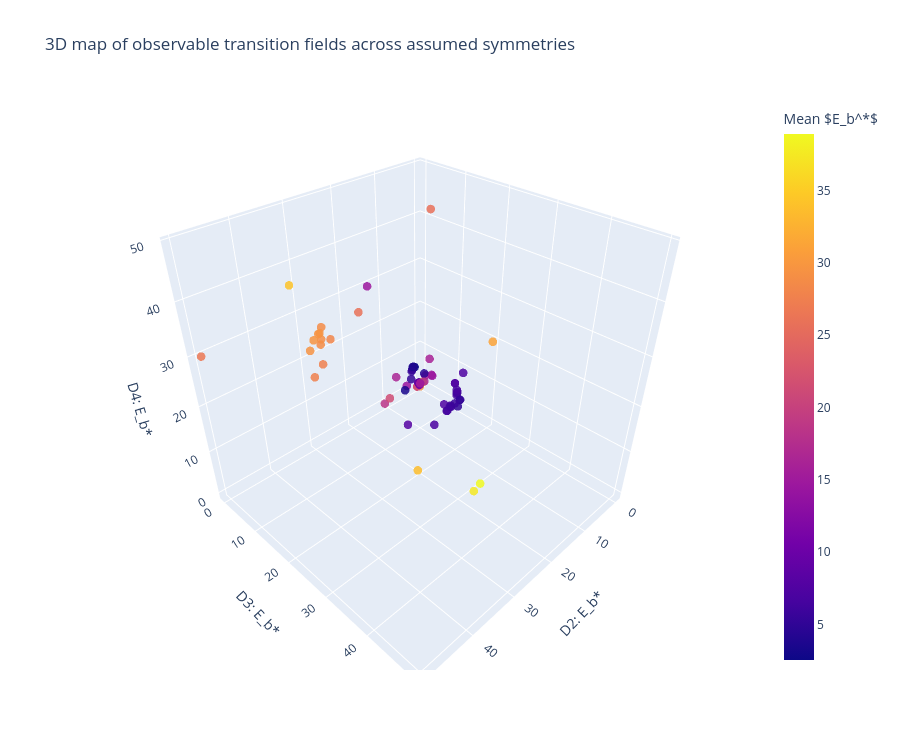

Write notebook code for a chart like this one.
### Code cell
import plotly.express as px
import numpy as np

plot3d_df = transition_df.copy()
plot3d_df = plot3d_df[plot3d_df["status"] == "ok"].copy()

plot3d_df = plot3d_df.dropna(
    subset=["D2_Eb_weighted", "D3_Eb_weighted", "D4_Eb_weighted"]
)

plot3d_df["mean_Eb"] = plot3d_df[
    ["D2_Eb_weighted", "D3_Eb_weighted", "D4_Eb_weighted"]
].mean(axis=1)

fig = px.scatter_3d(
    plot3d_df,
    x="D2_Eb_weighted",
    y="D3_Eb_weighted",
    z="D4_Eb_weighted",
    color="mean_Eb",
    hover_name="formula",
    hover_data={
        "B20": True,
        "B22": True,
        "B40": True,
        "B42": True,
        "B43": True,
        "B44": True,
        "D2_Eb_weighted": ":.3f",
        "D3_Eb_weighted": ":.3f",
        "D4_Eb_weighted": ":.3f",
        "mean_Eb": ":.3f",
    },
    title=r"3D map of observable transition fields across assumed symmetries",
    labels={
        "D2_Eb_weighted": r"$D_2: E_b^*$",
        "D3_Eb_weighted": r"$D_3: E_b^*$",
        "D4_Eb_weighted": r"$D_4: E_b^*$",
        "mean_Eb": r"Mean $E_b^*$",
    },
    width=900,
    height=750,
)

fig.update_traces(marker=dict(size=5, opacity=0.85))

fig.update_layout(
    scene=dict(
        xaxis_title=r"D2: E_b*",
        yaxis_title=r"D3: E_b*",
        zaxis_title=r"D4: E_b*",
    )
)

fig.show()

### Figure 1 — Plotly figure (JSON) as saved in the notebook; plotly's stock layout.template omitted (floating-point values rounded to 4 significant figures; data arrays with more than 128 entries replaced by an {"elided": "..."} marker saying what was removed)
{"data": [{"customdata": {"elided": "68x7 float values"}, "hovertemplate": "<b>%{hovertext}</b><br><br>$D_2: E_b^*$=%{x:.3f}<br>$D_3: E_b^*$=%{y:.3f}<br>$D_4: E_b^*$=%{z:.3f}<br>B20=%{customdata[0]}<br>B22=%{customdata[1]}<br>B40=%{customdata[2]}<br>B42=%{customdata[3]}<br>B43=%{customdata[4]}<br>B44=%{customdata[5]}<br>Mean $E_b^*$=%{marker.color:.3f}<extra></extra>", "hovertext": ["CeIn3", "CeCoIn5", "CeRhIn5", "CeIrIn5", "Ce2CoIn8", "Ce2RhIn8", "Ce2IrIn8", "Ce2PdIn8", "CePt2In7", "CeCu2Si2", "CeCu2Ge2", "CeRu2Si2", "CeRh2Si2", "CePd2Si2", "CeNi2Ge2", "CeAg2Si2", "CeAu2Si2", "CeIr2Si2", "CePt2Si2", "CeCo2Si2", "CeCo2Ge2", "CeRh2Ge2", "CePd2Ge2", "CeAl3", "CeCu6", "CeCu5Au", "CeCu5Ag", "CeB6", "Ce3Bi4Pt3", "Ce3Bi4Pd3", "CeAgSb2", "CeAuSb2", "CeAuBi2", "CeCuSb2", "CeNiSb2", "CePdSb2", "CeCoGe3", "CeRhGe3", "CeIrGe3", "CeCoSi3", "CeRhSi3", "CeIrSi3", "CePtSi3", "CeRuSi3", "CeOsSi3", "CeRhAl4Si2", "CeIrAl4Si2", "CeRhSn", "CeIrSn", "CeNiSn", "CeRuSn", "CeIr3B2", "CeRh3B2", "CeCo3B2", "CeCd3As3", "CePtBi", "CePdBi", "CePd3", "CeSn3", "CeInCu2", "CePdAl", "CeCuAl3", "CeAuAl3", "CePdAl3", "CePtAl3", "CeNiAl4", "CeRu2Al10", "CeFe2Al10"], "legendgroup": "", "marker": {"color": [6.423, 6.429, 3.995, 4.762, 6.24, 3.208, 2.535, 5.461, 3.748, 29.43, 16.08, 14.34, 27.54, 28.81, 15.39, 29.05, 28.2, 29.66, 5.014, 37.56, 25.82, 14.41, 14.58, 33.63, 5.238, 25.96, 28.76, 7.086, 27.61, 38.9, 6.79, 10.83, 7.419, 34.44, 16.37, 31.2, 29.55, 22.0, 21.29, 6.27, 9.389, 9.388, 6.28, 10.9, 9.972, 29.57, 29.51, 6.319, 6.379, 8.013, 16.34, 18.47, 12.73, 15.45, 3.43, 7.631, 7.607, 7.273, 5.319, 6.724, 5.238, 34.22, 4.592, 26.64, 14.72, 21.32, 6.085, 5.807], "coloraxis": "coloraxis", "opacity": 0.85, "size": 5, "symbol": "circle"}, "mode": "markers", "name": "", "scene": "scene", "showlegend": false, "type": "scatter3d", "x": [1.593, 1.787, 3.776, 4.776, 1.775, 2.726, 1.921, 5.667, 3.401, 39.39, 12.97, 16.35, 37.22, 37.32, 14.1, 37.14, 35.36, 38.55, 1.305, 38.42, 13.05, 12.2, 12.38, 39.0, 6.226, 28.38, 36.11, 8.523, 39.03, 38.76, 6.772, 10.96, 5.663, 34.12, 19.07, 21.04, 29.8, 22.62, 21.91, 3.621, 9.599, 9.602, 3.845, 11.1, 10.16, 37.57, 37.32, 4.588, 4.768, 13.3, 15.62, 24.51, 12.73, 15.45, 6.36, 2.476, 2.458, 0.0025, 0.7871, 1.814, 0.601, 41.74, 3.094, 49.81, 14.34, 26.12, 3.474, 2.355], "y": [12.73, 12.73, 1.486, 2.329, 12.73, 0.6638, 0.1638, 3.106, 1.124, 15.45, 15.45, 12.73, 15.45, 15.45, 15.45, 15.45, 15.45, 15.45, 12.73, 48.52, 15.45, 15.45, 15.45, 38.51, 3.477, 14.16, 14.35, 12.73, 15.45, 49.75, 6.597, 10.9, 12.73, 34.68, 12.73, 36.36, 29.73, 21.86, 21.15, 12.73, 9.077, 9.059, 12.73, 10.92, 9.944, 15.45, 15.45, 12.73, 12.73, 9.718, 16.74, 15.45, 12.73, 15.45, 1.698, 12.73, 12.73, 12.73, 12.73, 12.73, 12.73, 15.45, 4.306, 0.00375, 0.00375, 18.67, 12.73, 12.73], "z": [4.942, 4.766, 6.723, 7.18, 4.211, 6.233, 5.519, 7.609, 6.718, 33.44, 19.8, 13.94, 29.94, 33.66, 16.61, 34.56, 33.78, 34.97, 1.004, 25.75, 48.95, 15.59, 15.89, 23.39, 6.01, 35.35, 35.83, 0.0025, 28.34, 28.18, 7.002, 10.64, 3.861, 34.53, 17.3, 36.21, 29.11, 21.52, 20.82, 2.455, 9.491, 9.503, 2.261, 10.68, 9.81, 35.69, 35.75, 1.635, 1.636, 1.021, 16.65, 15.45, 12.73, 15.45, 2.23, 7.683, 7.629, 9.083, 2.437, 5.625, 2.381, 45.48, 6.374, 30.11, 29.83, 19.16, 2.048, 2.334]}], "layout": {"coloraxis": {"colorbar": {"title": {"text": "Mean $E_b^*$"}}, "colorscale": [[0, "#0d0887"], [0.1111, "#46039f"], [0.2222, "#7201a8"], [0.3333, "#9c179e"], [0.4444, "#bd3786"], [0.5556, "#d8576b"], [0.6667, "#ed7953"], [0.7778, "#fb9f3a"], [0.8889, "#fdca26"], [1, "#f0f921"]]}, "height": 750, "legend": {"tracegroupgap": 0}, "scene": {"domain": {"x": [0, 1], "y": [0, 1]}, "xaxis": {"title": {"text": "D2: E_b*"}}, "yaxis": {"title": {"text": "D3: E_b*"}}, "zaxis": {"title": {"text": "D4: E_b*"}}}, "title": {"text": "3D map of observable transition fields across assumed symmetries"}, "width": 900}}
